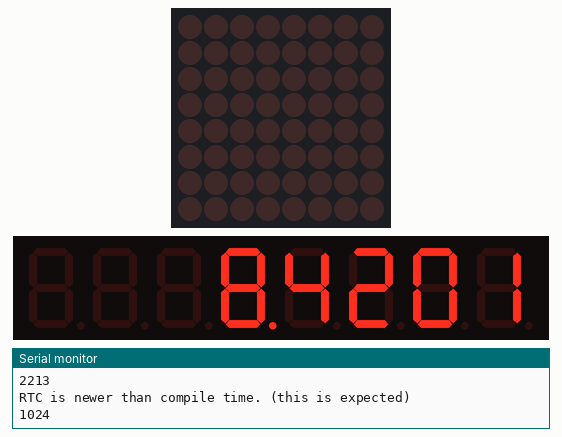
Simulated run of this sketch. Board: Arduino Uno, built with avr-gcc and run on an emulated ATmega328P. Shown: 8×8 LED matrix, 8-digit seven-segment display, the last lines printed to the serial monitor. The local clock reads 2024-03-15 10:24:30 at power-on unless the sketch sets it.

Above: at 0.1 s.
At 90.1 s:
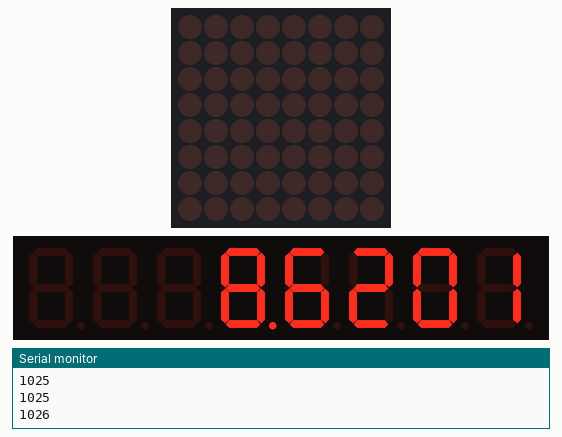

The sketch:

Time_Display.ino
```cpp
// CONNECTIONS:
// DS1307 SDA --> SDA
// DS1307 SCL --> SCL
// DS1307 VCC --> 5v
// DS1307 GND --> GND

/* for software wire use below
#include <SoftwareWire.h>  // must be included here so that Arduino library object file references work
#include <RtcDS1307.h>

SoftwareWire myWire(SDA, SCL);
RtcDS1307<SoftwareWire> Rtc(myWire);
 for software wire use above */

/* for normal hardware wire use below */
#include <Wire.h> // must be included here so that Arduino library object file references work
#include <RtcDS1307.h>
#include "LedControl.h"
#include "binary.h"
RtcDS1307<TwoWire> Rtc(Wire);
LedControl lc=LedControl(5,6,3,1);
/* for normal hardware wire use above */
/* we always wait a bit between updates of the display */
unsigned long delaytime=250;

void setup ()
{
    Serial.begin(57600);

    Serial.print("compiled: ");
    Serial.print(__DATE__);
    Serial.println(__TIME__);
     /*
   The MAX72XX is in power-saving mode on startup,
   we have to do a wakeup call
   */
   lc.shutdown(0,false);
  /* Set the brightness to a medium values */
   lc.setIntensity(0,8);
  /* and clear the display */
   lc.clearDisplay(0);
   lc.setRow(0,4, B11111111);

    //--------RTC SETUP ------------
    // if you are using ESP-01 then uncomment the line below to reset the pins to
    // the available pins for SDA, SCL
    // Wire.begin(0, 2); // due to limited pins, use pin 0 and 2 for SDA, SCL

    Rtc.Begin();

    RtcDateTime compiled = RtcDateTime(__DATE__, __TIME__);
    printDateTime(compiled);
    Serial.println();

    if (!Rtc.IsDateTimeValid())
    {
        if (Rtc.LastError() != 0)
        {
            // we have a communications error
            // see https://www.arduino.cc/en/Reference/WireEndTransmission for
            // what the number means
            Serial.print("RTC communications error = ");
            Serial.println(Rtc.LastError());
        }
        else
        {
            // Common Causes:
            //    1) first time you ran and the device wasn't running yet
            //    2) the battery on the device is low or even missing

            Serial.println("RTC lost confidence in the DateTime!");
            // following line sets the RTC to the date & time this sketch was compiled
            // it will also reset the valid flag internally unless the Rtc device is
            // having an issue

            Rtc.SetDateTime(compiled);
        }
    }

    if (!Rtc.GetIsRunning())
    {
        Serial.println("RTC was not actively running, starting now");
        Rtc.SetIsRunning(true);
    }

    RtcDateTime now = Rtc.GetDateTime();
    if (now < compiled)
    {
        Serial.println("RTC is older than compile time!  (Updating DateTime)");
        Rtc.SetDateTime(compiled);
    }
    else if (now > compiled)
    {
        Serial.println("RTC is newer than compile time. (this is expected)");
    }
    else if (now == compiled)
    {
        Serial.println("RTC is the same as compile time! (not expected but all is fine)");
    }

    // never assume the Rtc was last configured by you, so
    // just clear them to your needed state
    Rtc.SetSquareWavePin(DS1307SquareWaveOut_Low);
}

void loop ()
{
    if (!Rtc.IsDateTimeValid())
    {
        if (Rtc.LastError() != 0)
        {
            // we have a communications error
            // see https://www.arduino.cc/en/Reference/WireEndTransmission for
            // what the number means
            Serial.print("RTC communications error = ");
            Serial.println(Rtc.LastError());
        }
        else
        {
            // Common Causes:
            //    1) the battery on the device is low or even missing and the power line was disconnected
            Serial.println("RTC lost confidence in the DateTime!");
        }
    }

    RtcDateTime now = Rtc.GetDateTime();

    printDateTime(now);
    Serial.println();

    delay(10000); // ten seconds
}

#define countof(a) (sizeof(a) / sizeof(a[0]))

void printDateTime(const RtcDateTime& dt)
{
    char datestring[20];

    snprintf_P(datestring,
            countof(datestring),
            PSTR("%02u/%02u/%04u %02u:%02u:%02u"),
            dt.Month(),
            dt.Day(),
            dt.Year(),
            dt.Hour(),
            dt.Minute(),
            dt.Second() );


    //Convert the hour and minutes to an an int then to a string, then display

    int b = dt.Hour();
    String h = String(b);
    int c = dt.Minute();
    String m = String(c);


    Serial.print(h.charAt(0));
    Serial.print(h.charAt(1));
    Serial.print(m.charAt(0));
    Serial.print(m.charAt(1));
    lc.setChar(0,0,h.charAt(0),false);
    lc.setChar(0,1,h.charAt(1),false);
    lc.setChar(0,2,m.charAt(0),false);
    lc.setChar(0,3,m.charAt(1),false);


}
```
